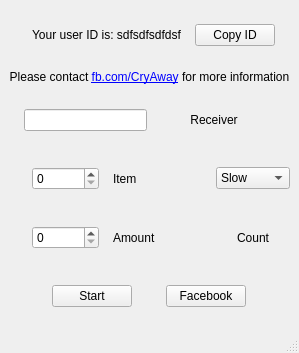
<?xml version="1.0" encoding="UTF-8"?>
<ui version="4.0">
 <class>MainWindow</class>
 <widget class="QMainWindow" name="MainWindow">
  <property name="geometry">
   <rect>
    <x>0</x>
    <y>0</y>
    <width>299</width>
    <height>353</height>
   </rect>
  </property>
  <property name="windowTitle">
   <string>MainWindow</string>
  </property>
  <widget class="QWidget" name="centralwidget">
   <layout class="QGridLayout" name="gridLayout">
    <item row="2" column="0" colspan="2">
     <layout class="QHBoxLayout" name="horizontalLayout">
      <property name="leftMargin">
       <number>15</number>
      </property>
      <property name="topMargin">
       <number>15</number>
      </property>
      <property name="rightMargin">
       <number>15</number>
      </property>
      <property name="bottomMargin">
       <number>15</number>
      </property>
      <item>
       <widget class="QLineEdit" name="receiver_text">
        <property name="sizePolicy">
         <sizepolicy hsizetype="Preferred" vsizetype="Preferred">
          <horstretch>0</horstretch>
          <verstretch>0</verstretch>
         </sizepolicy>
        </property>
       </widget>
      </item>
      <item>
       <widget class="QLabel" name="label_5">
        <property name="text">
         <string>Receiver</string>
        </property>
        <property name="alignment">
         <set>Qt::AlignCenter</set>
        </property>
       </widget>
      </item>
     </layout>
    </item>
    <item row="3" column="0">
     <layout class="QHBoxLayout" name="horizontalLayout_2">
      <property name="leftMargin">
       <number>15</number>
      </property>
      <property name="topMargin">
       <number>15</number>
      </property>
      <property name="rightMargin">
       <number>15</number>
      </property>
      <property name="bottomMargin">
       <number>15</number>
      </property>
      <item alignment="Qt::AlignHCenter">
       <widget class="QSpinBox" name="item_box">
        <property name="sizePolicy">
         <sizepolicy hsizetype="Minimum" vsizetype="Fixed">
          <horstretch>0</horstretch>
          <verstretch>0</verstretch>
         </sizepolicy>
        </property>
        <property name="maximum">
         <number>10000000</number>
        </property>
       </widget>
      </item>
      <item>
       <widget class="QLabel" name="label">
        <property name="text">
         <string>Item</string>
        </property>
       </widget>
      </item>
     </layout>
    </item>
    <item row="4" column="1">
     <widget class="QLabel" name="count_label">
      <property name="text">
       <string>Count</string>
      </property>
      <property name="alignment">
       <set>Qt::AlignCenter</set>
      </property>
     </widget>
    </item>
    <item row="5" column="0" colspan="2">
     <layout class="QHBoxLayout" name="horizontalLayout_5">
      <property name="leftMargin">
       <number>15</number>
      </property>
      <property name="topMargin">
       <number>15</number>
      </property>
      <property name="rightMargin">
       <number>15</number>
      </property>
      <property name="bottomMargin">
       <number>15</number>
      </property>
      <item>
       <widget class="QPushButton" name="start_button">
        <property name="sizePolicy">
         <sizepolicy hsizetype="Fixed" vsizetype="Fixed">
          <horstretch>0</horstretch>
          <verstretch>0</verstretch>
         </sizepolicy>
        </property>
        <property name="text">
         <string>Start</string>
        </property>
       </widget>
      </item>
      <item>
       <widget class="QPushButton" name="facebook_button">
        <property name="enabled">
         <bool>true</bool>
        </property>
        <property name="sizePolicy">
         <sizepolicy hsizetype="Fixed" vsizetype="Fixed">
          <horstretch>0</horstretch>
          <verstretch>0</verstretch>
         </sizepolicy>
        </property>
        <property name="layoutDirection">
         <enum>Qt::LeftToRight</enum>
        </property>
        <property name="text">
         <string>Facebook</string>
        </property>
       </widget>
      </item>
     </layout>
    </item>
    <item row="3" column="1">
     <widget class="QComboBox" name="speed_box">
      <property name="sizePolicy">
       <sizepolicy hsizetype="Fixed" vsizetype="Fixed">
        <horstretch>0</horstretch>
        <verstretch>0</verstretch>
       </sizepolicy>
      </property>
      <property name="locale">
       <locale language="English" country="UnitedStates"/>
      </property>
      <property name="sizeAdjustPolicy">
       <enum>QComboBox::AdjustToContentsOnFirstShow</enum>
      </property>
      <item>
       <property name="text">
        <string>Slow</string>
       </property>
      </item>
      <item>
       <property name="text">
        <string>Medium</string>
       </property>
      </item>
      <item>
       <property name="text">
        <string>Fast</string>
       </property>
      </item>
     </widget>
    </item>
    <item row="4" column="0">
     <layout class="QHBoxLayout" name="horizontalLayout_3">
      <property name="leftMargin">
       <number>15</number>
      </property>
      <property name="topMargin">
       <number>15</number>
      </property>
      <property name="rightMargin">
       <number>15</number>
      </property>
      <property name="bottomMargin">
       <number>15</number>
      </property>
      <item alignment="Qt::AlignHCenter">
       <widget class="QSpinBox" name="amount_box">
        <property name="maximum">
         <number>10000000</number>
        </property>
       </widget>
      </item>
      <item>
       <widget class="QLabel" name="label_3">
        <property name="text">
         <string>Amount</string>
        </property>
       </widget>
      </item>
     </layout>
    </item>
    <item row="0" column="0" colspan="2">
     <layout class="QHBoxLayout" name="horizontalLayout_4">
      <property name="leftMargin">
       <number>15</number>
      </property>
      <property name="topMargin">
       <number>15</number>
      </property>
      <property name="rightMargin">
       <number>15</number>
      </property>
      <property name="bottomMargin">
       <number>15</number>
      </property>
      <item>
       <widget class="QLabel" name="id_label">
        <property name="text">
         <string>Your user ID is: sdfsdfsdfdsf</string>
        </property>
        <property name="alignment">
         <set>Qt::AlignCenter</set>
        </property>
        <property name="textInteractionFlags">
         <set>Qt::LinksAccessibleByMouse|Qt::TextSelectableByKeyboard|Qt::TextSelectableByMouse</set>
        </property>
       </widget>
      </item>
      <item>
       <widget class="QPushButton" name="copy_button">
        <property name="sizePolicy">
         <sizepolicy hsizetype="Fixed" vsizetype="Fixed">
          <horstretch>0</horstretch>
          <verstretch>0</verstretch>
         </sizepolicy>
        </property>
        <property name="text">
         <string>Copy ID</string>
        </property>
       </widget>
      </item>
     </layout>
    </item>
    <item row="1" column="0" colspan="2">
     <widget class="QLabel" name="label_4">
      <property name="sizePolicy">
       <sizepolicy hsizetype="Preferred" vsizetype="Preferred">
        <horstretch>0</horstretch>
        <verstretch>0</verstretch>
       </sizepolicy>
      </property>
      <property name="minimumSize">
       <size>
        <width>0</width>
        <height>0</height>
       </size>
      </property>
      <property name="maximumSize">
       <size>
        <width>16777215</width>
        <height>16777215</height>
       </size>
      </property>
      <property name="text">
       <string>&lt;html&gt;&lt;head/&gt;&lt;body&gt;&lt;p&gt;Please contact &lt;a href=&quot;https://www.facebook.com/messages/t/CryAway&quot;&gt;&lt;span style=&quot; text-decoration: underline; color:#0000ff;&quot;&gt;fb.com/CryAway&lt;/span&gt;&lt;/a&gt; for more information&lt;/p&gt;&lt;/body&gt;&lt;/html&gt;</string>
      </property>
      <property name="alignment">
       <set>Qt::AlignCenter</set>
      </property>
      <property name="openExternalLinks">
       <bool>true</bool>
      </property>
      <property name="textInteractionFlags">
       <set>Qt::LinksAccessibleByKeyboard|Qt::LinksAccessibleByMouse|Qt::TextBrowserInteraction|Qt::TextSelectableByKeyboard|Qt::TextSelectableByMouse</set>
      </property>
     </widget>
    </item>
   </layout>
  </widget>
  <widget class="QStatusBar" name="statusbar"/>
 </widget>
 <resources/>
 <connections/>
</ui>
